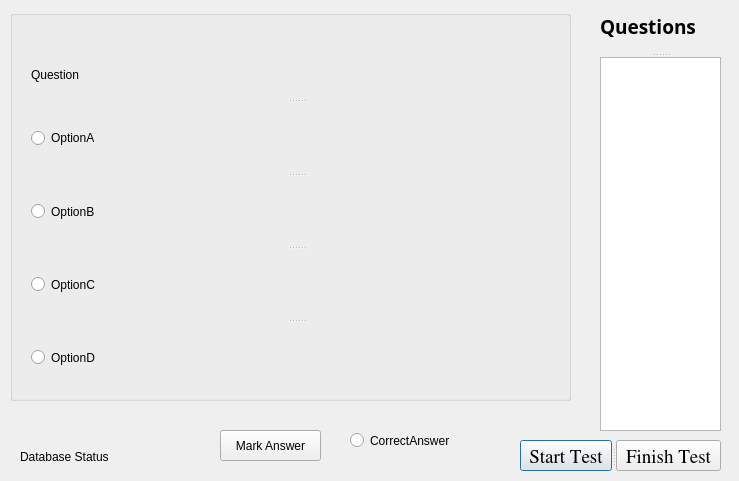
<?xml version="1.0" encoding="UTF-8"?>
<ui version="4.0">
 <class>Questions</class>
 <widget class="QDialog" name="Questions">
  <property name="geometry">
   <rect>
    <x>0</x>
    <y>0</y>
    <width>739</width>
    <height>481</height>
   </rect>
  </property>
  <property name="windowTitle">
   <string>Dialog</string>
  </property>
  <widget class="QLabel" name="DatabaseStatus">
   <property name="geometry">
    <rect>
     <x>20</x>
     <y>441</y>
     <width>121</width>
     <height>31</height>
    </rect>
   </property>
   <property name="text">
    <string>Database Status</string>
   </property>
  </widget>
  <widget class="QGroupBox" name="groupBox">
   <property name="geometry">
    <rect>
     <x>10</x>
     <y>10</y>
     <width>561</width>
     <height>391</height>
    </rect>
   </property>
   <property name="title">
    <string/>
   </property>
   <widget class="QSplitter" name="splitter_3">
    <property name="geometry">
     <rect>
      <x>21</x>
      <y>41</y>
      <width>531</width>
      <height>341</height>
     </rect>
    </property>
    <property name="orientation">
     <enum>Qt::Vertical</enum>
    </property>
    <widget class="QLabel" name="Question">
     <property name="text">
      <string>Question</string>
     </property>
    </widget>
    <widget class="QRadioButton" name="OptionA">
     <property name="text">
      <string>OptionA</string>
     </property>
    </widget>
    <widget class="QRadioButton" name="OptionB">
     <property name="text">
      <string>OptionB</string>
     </property>
    </widget>
    <widget class="QRadioButton" name="OptionC">
     <property name="text">
      <string>OptionC</string>
     </property>
    </widget>
    <widget class="QRadioButton" name="OptionD">
     <property name="text">
      <string>OptionD</string>
     </property>
    </widget>
   </widget>
  </widget>
  <widget class="QSplitter" name="splitter_2">
   <property name="geometry">
    <rect>
     <x>520</x>
     <y>440</y>
     <width>201</width>
     <height>31</height>
    </rect>
   </property>
   <property name="orientation">
    <enum>Qt::Horizontal</enum>
   </property>
   <widget class="QPushButton" name="StartTest">
    <property name="font">
     <font>
      <family>Nimbus Roman No9 L</family>
      <pointsize>14</pointsize>
      <weight>50</weight>
      <bold>false</bold>
     </font>
    </property>
    <property name="text">
     <string>Start Test</string>
    </property>
   </widget>
   <widget class="QPushButton" name="EndTest">
    <property name="font">
     <font>
      <family>Nimbus Roman No9 L</family>
      <pointsize>14</pointsize>
      <weight>50</weight>
      <bold>false</bold>
     </font>
    </property>
    <property name="text">
     <string>Finish Test</string>
    </property>
   </widget>
  </widget>
  <widget class="QSplitter" name="splitter">
   <property name="geometry">
    <rect>
     <x>600</x>
     <y>0</y>
     <width>121</width>
     <height>431</height>
    </rect>
   </property>
   <property name="orientation">
    <enum>Qt::Vertical</enum>
   </property>
   <widget class="QLabel" name="label">
    <property name="font">
     <font>
      <family>ori1Uni</family>
      <pointsize>14</pointsize>
      <weight>75</weight>
      <bold>true</bold>
     </font>
    </property>
    <property name="text">
     <string>Questions</string>
    </property>
   </widget>
   <widget class="QTableView" name="tableView"/>
  </widget>
  <widget class="QPushButton" name="MarkAnswer">
   <property name="geometry">
    <rect>
     <x>220</x>
     <y>430</y>
     <width>101</width>
     <height>31</height>
    </rect>
   </property>
   <property name="text">
    <string>Mark Answer</string>
   </property>
  </widget>
  <widget class="QRadioButton" name="CorrectAnswer">
   <property name="geometry">
    <rect>
     <x>350</x>
     <y>430</y>
     <width>102</width>
     <height>21</height>
    </rect>
   </property>
   <property name="text">
    <string>CorrectAnswer</string>
   </property>
  </widget>
 </widget>
 <resources/>
 <connections/>
</ui>
